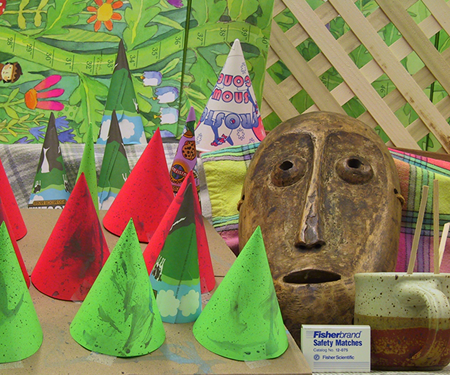
%> input picture Project_1/Inputs/Q3/left1.png, 450 x 375 px
$ octave --eval "result = CV_2('../Inputs/Q3/left1.png');"   (GNU Octave 9; MATLAB toolbox functions it lacks are replaced by stand-ins)
%> lines starting %> are read from the running program, lines starting %| are printed output that depends on the picture
function segment = CV_2(fileName)
%> called with fileName = '../Inputs/Q3/left1.png'
%function [] = CV_2(fileName)

% r,g,b value for CV assignemnt question 3
R_MIN = 0;
R_MAX = 210;
G_MIN = 1;
G_MAX = 255;
B_MIN = 200;
B_MAX = 255;
%I =  imread(fileName);
I =  imread(fileName);
%> I is the input picture: size 375x450x3 uint8; mean R, G, B 132.6, 130.2, 82.3

% [18 lines of commented-out code are left out]
r = I(:, :, 1);             % red channel
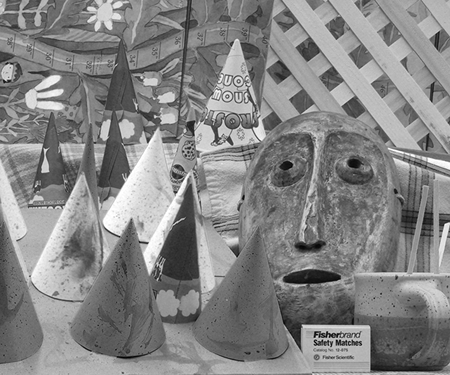
%> r: size 375x450 uint8; min 0, max 255, mean 132.6
g = I(:, :, 2);             % green channel
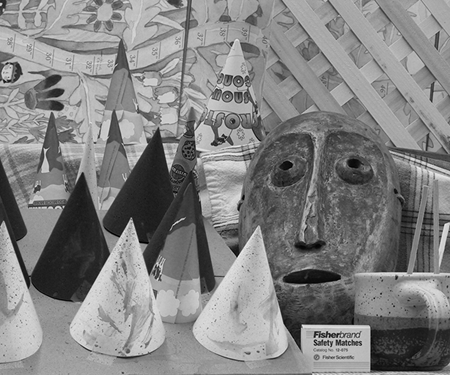
%> g: size 375x450 uint8; min 0, max 246, mean 130.2
b = I(:, :, 3);             % blue channel
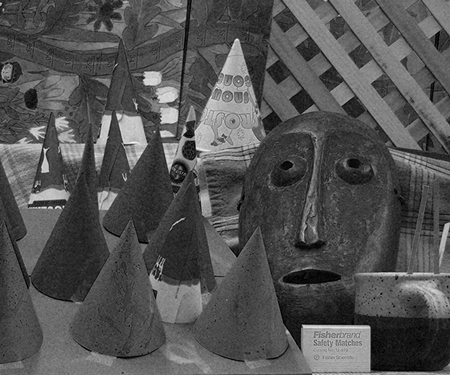
%> b: size 375x450 uint8; min 0, max 250, mean 82.3
segment=[];

%checking if the r,g,b component on the image lies within a given range
%then make the pixels black, else make it white.
for x=1:1080
    for y=1:1920
        if r(x,y) >= R_MIN && r(x,y) <= R_MAX && g(x,y) >= G_MIN && g(x,y) <= G_MAX && b(x,y) >= B_MIN && b(x,y) <= B_MAX;
            segment(x,y)=255;
        else
            segment(x,y)=0;
        end
    end
end

%plot  the image
imshow(segment)
subplot(1,2,1);
imshow (I);
subplot(1,2,2);
imshow(segment);
colormap(gray);
end
%> (the run ends here)

$ run again, on Project_1/Inputs/Q3/right1.png
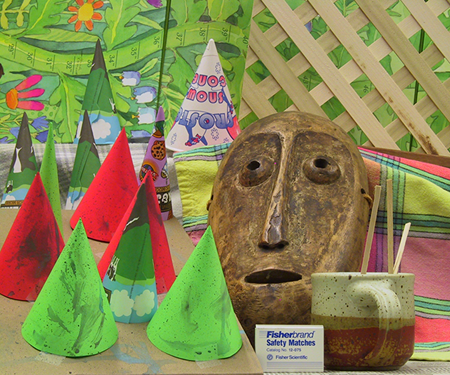
%> input picture Project_1/Inputs/Q3/right1.png, 450 x 375 px
%> in CV_2, I is the input picture: size 375x450x3 uint8; mean R, G, B 137.4, 133.3, 83.6
%> in CV_2, `g = I(:, :, 2);`:
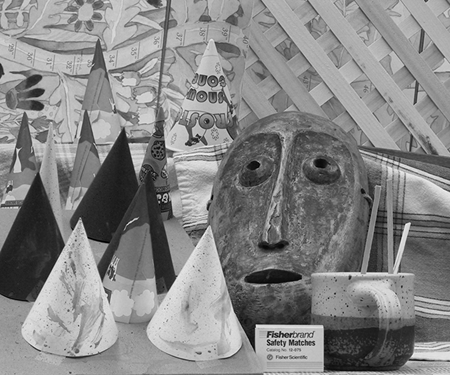
%> g: size 375x450 uint8; min 0, max 247, mean 133.3
%> in CV_2, `b = I(:, :, 3);`:
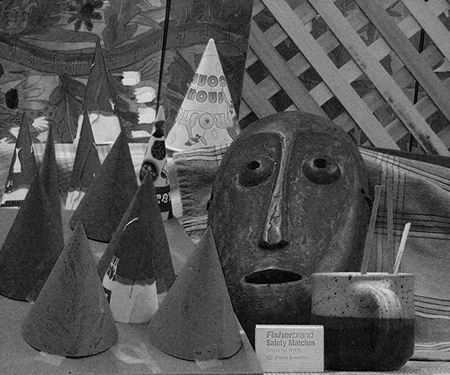
%> b: size 375x450 uint8; min 0, max 253, mean 83.6
